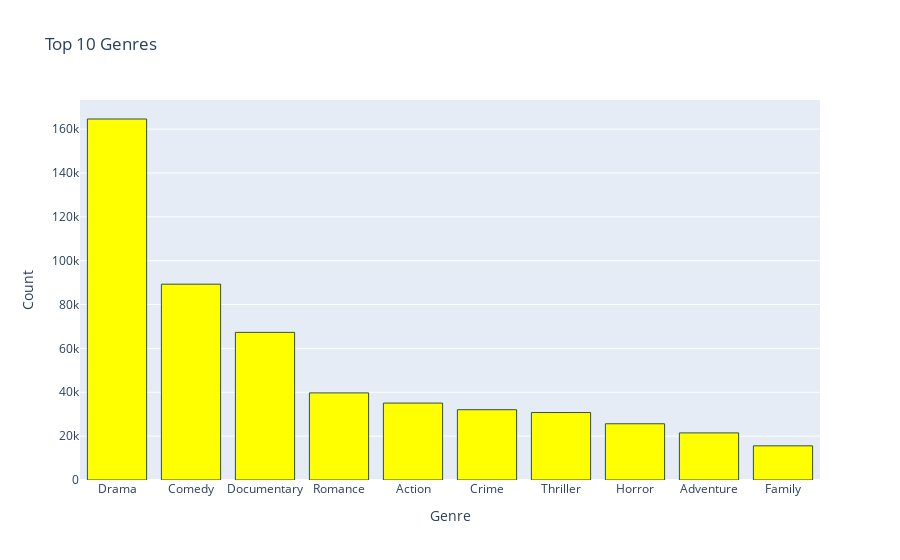

Write notebook code for a chart like this one.
### Code cell
# Plotly bar 'top_genres'
fig = px.bar(top_genres, x='Genre', y='Count', title='Top 10 Genres',
            color_discrete_sequence=['yellow'],) # IMDB likes yellow
# Outline bars for clarity
fig.update_traces(marker=dict(line=dict(width=1, color='DarkSlateGrey')))
fig.show()

### Figure 1 — Plotly figure (JSON) as saved in the notebook; plotly's stock layout.template omitted (floating-point values rounded to 4 significant figures)
{"data": [{"alignmentgroup": "True", "hovertemplate": "Genre=%{x}<br>Count=%{y}<extra></extra>", "legendgroup": "", "marker": {"color": "yellow", "line": {"color": "DarkSlateGrey", "width": 1}, "pattern": {"shape": ""}}, "name": "", "offsetgroup": "", "orientation": "v", "showlegend": false, "textposition": "auto", "type": "bar", "x": ["Drama", "Comedy", "Documentary", "Romance", "Action", "Crime", "Thriller", "Horror", "Adventure", "Family"], "xaxis": "x", "y": [164613, 89291, 67320, 39723, 35070, 32051, 30760, 25647, 21473, 15579], "yaxis": "y"}], "layout": {"barmode": "relative", "legend": {"tracegroupgap": 0}, "title": {"text": "Top 10 Genres"}, "xaxis": {"anchor": "y", "domain": [0, 1], "title": {"text": "Genre"}}, "yaxis": {"anchor": "x", "domain": [0, 1], "title": {"text": "Count"}}}}
